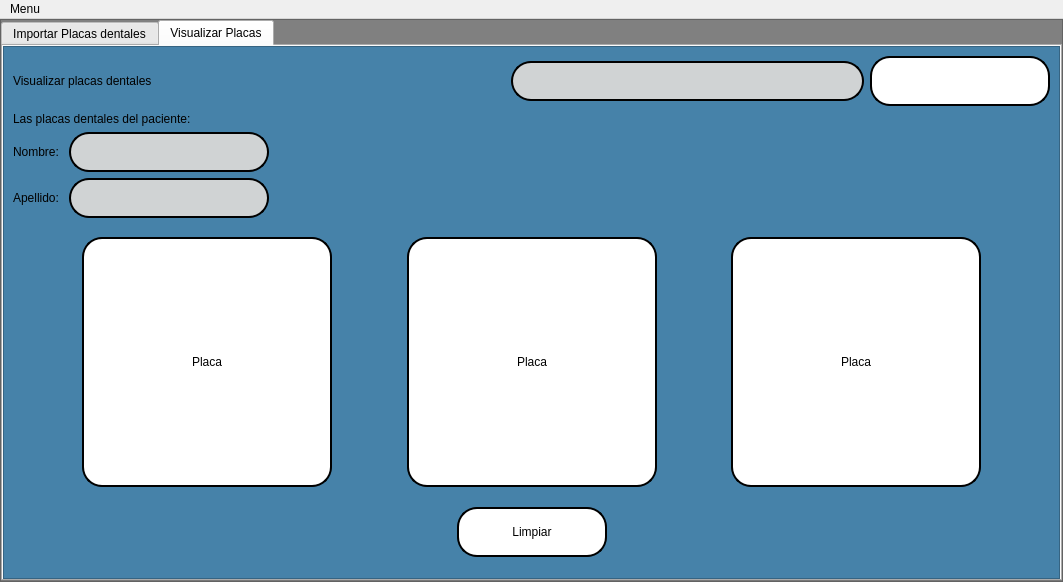
<?xml version="1.0" encoding="UTF-8"?>
<ui version="4.0">
 <class>placas</class>
 <widget class="QMainWindow" name="placas">
  <property name="geometry">
   <rect>
    <x>0</x>
    <y>0</y>
    <width>1063</width>
    <height>582</height>
   </rect>
  </property>
  <property name="windowTitle">
   <string>MainWindow</string>
  </property>
  <widget class="QWidget" name="centralwidget">
   <layout class="QVBoxLayout" name="verticalLayout">
    <property name="spacing">
     <number>0</number>
    </property>
    <property name="leftMargin">
     <number>0</number>
    </property>
    <property name="topMargin">
     <number>0</number>
    </property>
    <property name="rightMargin">
     <number>0</number>
    </property>
    <property name="bottomMargin">
     <number>0</number>
    </property>
    <item>
     <widget class="QFrame" name="frame">
      <property name="styleSheet">
       <string notr="true">QFrame{
background-color:gray;
}</string>
      </property>
      <property name="frameShape">
       <enum>QFrame::StyledPanel</enum>
      </property>
      <property name="frameShadow">
       <enum>QFrame::Raised</enum>
      </property>
      <layout class="QVBoxLayout" name="verticalLayout_2">
       <property name="spacing">
        <number>0</number>
       </property>
       <property name="leftMargin">
        <number>0</number>
       </property>
       <property name="topMargin">
        <number>0</number>
       </property>
       <property name="rightMargin">
        <number>0</number>
       </property>
       <property name="bottomMargin">
        <number>0</number>
       </property>
       <item>
        <widget class="QTabWidget" name="tabWidget">
         <property name="currentIndex">
          <number>1</number>
         </property>
         <widget class="QWidget" name="tab">
          <attribute name="title">
           <string>Importar Placas dentales</string>
          </attribute>
          <layout class="QVBoxLayout" name="verticalLayout_3">
           <property name="spacing">
            <number>0</number>
           </property>
           <property name="leftMargin">
            <number>0</number>
           </property>
           <property name="topMargin">
            <number>0</number>
           </property>
           <property name="rightMargin">
            <number>0</number>
           </property>
           <property name="bottomMargin">
            <number>0</number>
           </property>
           <item>
            <widget class="QFrame" name="frame_7">
             <property name="styleSheet">
              <string notr="true">QFrame{
background-color:rgb(70, 130, 169);
	font: 12pt &quot;Microsoft Sans Serif&quot;;
}
QTableWidget{
color:rgb(0,0,0);
gridline-color:rgb(0,206,151);
font-size:12pt;
}
QHeaderView::section{
background-color:rgb(0,206,151);
border:1px solid rgb(0,0,0);
font-size:12pt;
}
QTbaleWidget QTableCornerButton::section{
background-color:rgb(0,0,0);
border:1px solid  rgb(0,206,151);
}
QLineEdit{
border:2px solid rgb(0,0,0);
border-radius:20px;
background-color:#D0D3D4;
	font: 12pt &quot;Microsoft Sans Serif&quot;;
}
QPushButton{
border-radius:20px;
border:2px solid rgb(0,0,0);
background-color:white;
}
QPushButton:hover{
	background-color:#CB4335;
}</string>
             </property>
             <property name="frameShape">
              <enum>QFrame::StyledPanel</enum>
             </property>
             <property name="frameShadow">
              <enum>QFrame::Raised</enum>
             </property>
             <layout class="QVBoxLayout" name="verticalLayout_7">
              <item>
               <layout class="QHBoxLayout" name="horizontalLayout_19">
                <item>
                 <widget class="QLabel" name="title_3">
                  <property name="text">
                   <string>Importar placas dentales</string>
                  </property>
                 </widget>
                </item>
                <item>
                 <spacer name="horizontalSpacer_17">
                  <property name="orientation">
                   <enum>Qt::Horizontal</enum>
                  </property>
                  <property name="sizeHint" stdset="0">
                   <size>
                    <width>40</width>
                    <height>20</height>
                   </size>
                  </property>
                 </spacer>
                </item>
                <item>
                 <widget class="QLineEdit" name="in_busqueda">
                  <property name="minimumSize">
                   <size>
                    <width>0</width>
                    <height>40</height>
                   </size>
                  </property>
                 </widget>
                </item>
                <item>
                 <widget class="QPushButton" name="btn_buscar">
                  <property name="minimumSize">
                   <size>
                    <width>180</width>
                    <height>50</height>
                   </size>
                  </property>
                  <property name="maximumSize">
                   <size>
                    <width>180</width>
                    <height>16777215</height>
                   </size>
                  </property>
                  <property name="styleSheet">
                   <string notr="true"/>
                  </property>
                  <property name="text">
                   <string/>
                  </property>
                  <property name="icon">
                   <iconset>
                    <normaloff>../../../../Desktop/PROYECTO/project/interfaces/ELEMENTOS GRAFICOS/buscar.png</normaloff>../../../../Desktop/PROYECTO/project/interfaces/ELEMENTOS GRAFICOS/buscar.png</iconset>
                  </property>
                  <property name="iconSize">
                   <size>
                    <width>30</width>
                    <height>30</height>
                   </size>
                  </property>
                 </widget>
                </item>
               </layout>
              </item>
              <item>
               <layout class="QHBoxLayout" name="horizontalLayout_20">
                <item>
                 <layout class="QVBoxLayout" name="verticalLayout_23">
                  <item>
                   <layout class="QHBoxLayout" name="horizontalLayout_21">
                    <item>
                     <widget class="QLabel" name="lbl_name_3">
                      <property name="minimumSize">
                       <size>
                        <width>50</width>
                        <height>0</height>
                       </size>
                      </property>
                      <property name="text">
                       <string>Nombre:</string>
                      </property>
                     </widget>
                    </item>
                    <item>
                     <widget class="QLineEdit" name="in_name">
                      <property name="minimumSize">
                       <size>
                        <width>200</width>
                        <height>40</height>
                       </size>
                      </property>
                      <property name="maximumSize">
                       <size>
                        <width>200</width>
                        <height>40</height>
                       </size>
                      </property>
                     </widget>
                    </item>
                    <item>
                     <spacer name="horizontalSpacer_18">
                      <property name="orientation">
                       <enum>Qt::Horizontal</enum>
                      </property>
                      <property name="sizeHint" stdset="0">
                       <size>
                        <width>40</width>
                        <height>20</height>
                       </size>
                      </property>
                     </spacer>
                    </item>
                   </layout>
                  </item>
                  <item>
                   <layout class="QHBoxLayout" name="horizontalLayout_22">
                    <item>
                     <widget class="QLabel" name="lbl_apell_3">
                      <property name="minimumSize">
                       <size>
                        <width>50</width>
                        <height>0</height>
                       </size>
                      </property>
                      <property name="text">
                       <string>Apellido:</string>
                      </property>
                     </widget>
                    </item>
                    <item>
                     <widget class="QLineEdit" name="in_apell">
                      <property name="minimumSize">
                       <size>
                        <width>200</width>
                        <height>40</height>
                       </size>
                      </property>
                      <property name="maximumSize">
                       <size>
                        <width>200</width>
                        <height>40</height>
                       </size>
                      </property>
                     </widget>
                    </item>
                    <item>
                     <spacer name="horizontalSpacer_19">
                      <property name="orientation">
                       <enum>Qt::Horizontal</enum>
                      </property>
                      <property name="sizeHint" stdset="0">
                       <size>
                        <width>40</width>
                        <height>20</height>
                       </size>
                      </property>
                     </spacer>
                    </item>
                   </layout>
                  </item>
                 </layout>
                </item>
                <item>
                 <spacer name="horizontalSpacer_20">
                  <property name="orientation">
                   <enum>Qt::Horizontal</enum>
                  </property>
                  <property name="sizeHint" stdset="0">
                   <size>
                    <width>40</width>
                    <height>20</height>
                   </size>
                  </property>
                 </spacer>
                </item>
               </layout>
              </item>
              <item>
               <layout class="QHBoxLayout" name="horizontalLayout_3">
                <item>
                 <layout class="QVBoxLayout" name="verticalLayout_5">
                  <item>
                   <layout class="QHBoxLayout" name="horizontalLayout_2">
                    <item>
                     <spacer name="horizontalSpacer_21">
                      <property name="orientation">
                       <enum>Qt::Horizontal</enum>
                      </property>
                      <property name="sizeHint" stdset="0">
                       <size>
                        <width>40</width>
                        <height>20</height>
                       </size>
                      </property>
                     </spacer>
                    </item>
                    <item>
                     <widget class="QLabel" name="img1">
                      <property name="minimumSize">
                       <size>
                        <width>250</width>
                        <height>250</height>
                       </size>
                      </property>
                      <property name="maximumSize">
                       <size>
                        <width>250</width>
                        <height>250</height>
                       </size>
                      </property>
                      <property name="styleSheet">
                       <string notr="true">QLabel{
background-color: rgb(255, 255, 255);
border: 2px solid  rgb(0,0,0);
border-radius:20px;
}</string>
                      </property>
                      <property name="text">
                       <string>Placa</string>
                      </property>
                      <property name="scaledContents">
                       <bool>true</bool>
                      </property>
                      <property name="alignment">
                       <set>Qt::AlignCenter</set>
                      </property>
                     </widget>
                    </item>
                    <item>
                     <spacer name="horizontalSpacer_22">
                      <property name="orientation">
                       <enum>Qt::Horizontal</enum>
                      </property>
                      <property name="sizeHint" stdset="0">
                       <size>
                        <width>40</width>
                        <height>20</height>
                       </size>
                      </property>
                     </spacer>
                    </item>
                    <item>
                     <widget class="QLabel" name="img2">
                      <property name="minimumSize">
                       <size>
                        <width>250</width>
                        <height>250</height>
                       </size>
                      </property>
                      <property name="maximumSize">
                       <size>
                        <width>250</width>
                        <height>250</height>
                       </size>
                      </property>
                      <property name="styleSheet">
                       <string notr="true">QLabel{
background-color: rgb(255, 255, 255);
border: 2px solid  rgb(0,0,0);
border-radius:20px;
}</string>
                      </property>
                      <property name="text">
                       <string>Placa</string>
                      </property>
                      <property name="scaledContents">
                       <bool>true</bool>
                      </property>
                      <property name="alignment">
                       <set>Qt::AlignCenter</set>
                      </property>
                     </widget>
                    </item>
                    <item>
                     <spacer name="horizontalSpacer_23">
                      <property name="orientation">
                       <enum>Qt::Horizontal</enum>
                      </property>
                      <property name="sizeHint" stdset="0">
                       <size>
                        <width>40</width>
                        <height>20</height>
                       </size>
                      </property>
                     </spacer>
                    </item>
                    <item>
                     <widget class="QLabel" name="img3">
                      <property name="minimumSize">
                       <size>
                        <width>250</width>
                        <height>250</height>
                       </size>
                      </property>
                      <property name="maximumSize">
                       <size>
                        <width>250</width>
                        <height>250</height>
                       </size>
                      </property>
                      <property name="styleSheet">
                       <string notr="true">QLabel{
background-color: rgb(255, 255, 255);
border: 2px solid  rgb(0,0,0);
border-radius:20px;
}</string>
                      </property>
                      <property name="text">
                       <string>Placa</string>
                      </property>
                      <property name="scaledContents">
                       <bool>true</bool>
                      </property>
                      <property name="alignment">
                       <set>Qt::AlignCenter</set>
                      </property>
                     </widget>
                    </item>
                    <item>
                     <spacer name="horizontalSpacer_24">
                      <property name="orientation">
                       <enum>Qt::Horizontal</enum>
                      </property>
                      <property name="sizeHint" stdset="0">
                       <size>
                        <width>40</width>
                        <height>20</height>
                       </size>
                      </property>
                     </spacer>
                    </item>
                   </layout>
                  </item>
                  <item>
                   <layout class="QHBoxLayout" name="horizontalLayout">
                    <item>
                     <spacer name="horizontalSpacer">
                      <property name="orientation">
                       <enum>Qt::Horizontal</enum>
                      </property>
                      <property name="sizeHint" stdset="0">
                       <size>
                        <width>40</width>
                        <height>20</height>
                       </size>
                      </property>
                     </spacer>
                    </item>
                    <item>
                     <widget class="QPushButton" name="btn_import">
                      <property name="minimumSize">
                       <size>
                        <width>150</width>
                        <height>50</height>
                       </size>
                      </property>
                      <property name="maximumSize">
                       <size>
                        <width>150</width>
                        <height>50</height>
                       </size>
                      </property>
                      <property name="text">
                       <string>Importar</string>
                      </property>
                     </widget>
                    </item>
                    <item>
                     <spacer name="horizontalSpacer_3">
                      <property name="orientation">
                       <enum>Qt::Horizontal</enum>
                      </property>
                      <property name="sizeHint" stdset="0">
                       <size>
                        <width>40</width>
                        <height>20</height>
                       </size>
                      </property>
                     </spacer>
                    </item>
                   </layout>
                  </item>
                 </layout>
                </item>
                <item>
                 <layout class="QVBoxLayout" name="verticalLayout_6">
                  <item>
                   <widget class="QLabel" name="label_13">
                    <property name="minimumSize">
                     <size>
                      <width>100</width>
                      <height>20</height>
                     </size>
                    </property>
                    <property name="maximumSize">
                     <size>
                      <width>250</width>
                      <height>20</height>
                     </size>
                    </property>
                    <property name="styleSheet">
                     <string notr="true">QLabel{
border:0px;
}</string>
                    </property>
                    <property name="text">
                     <string>Controles</string>
                    </property>
                    <property name="alignment">
                     <set>Qt::AlignCenter</set>
                    </property>
                   </widget>
                  </item>
                  <item>
                   <spacer name="verticalSpacer_17">
                    <property name="orientation">
                     <enum>Qt::Vertical</enum>
                    </property>
                    <property name="sizeHint" stdset="0">
                     <size>
                      <width>20</width>
                      <height>40</height>
                     </size>
                    </property>
                   </spacer>
                  </item>
                  <item>
                   <widget class="QPushButton" name="btn_agg">
                    <property name="minimumSize">
                     <size>
                      <width>150</width>
                      <height>50</height>
                     </size>
                    </property>
                    <property name="maximumSize">
                     <size>
                      <width>150</width>
                      <height>50</height>
                     </size>
                    </property>
                    <property name="text">
                     <string>Agendar</string>
                    </property>
                   </widget>
                  </item>
                  <item>
                   <spacer name="verticalSpacer_18">
                    <property name="orientation">
                     <enum>Qt::Vertical</enum>
                    </property>
                    <property name="sizeHint" stdset="0">
                     <size>
                      <width>20</width>
                      <height>40</height>
                     </size>
                    </property>
                   </spacer>
                  </item>
                  <item>
                   <widget class="QPushButton" name="btn_edit">
                    <property name="minimumSize">
                     <size>
                      <width>150</width>
                      <height>50</height>
                     </size>
                    </property>
                    <property name="maximumSize">
                     <size>
                      <width>150</width>
                      <height>50</height>
                     </size>
                    </property>
                    <property name="text">
                     <string>Editar</string>
                    </property>
                   </widget>
                  </item>
                  <item>
                   <spacer name="verticalSpacer_19">
                    <property name="orientation">
                     <enum>Qt::Vertical</enum>
                    </property>
                    <property name="sizeHint" stdset="0">
                     <size>
                      <width>20</width>
                      <height>40</height>
                     </size>
                    </property>
                   </spacer>
                  </item>
                  <item>
                   <widget class="QPushButton" name="btn_clear">
                    <property name="minimumSize">
                     <size>
                      <width>150</width>
                      <height>50</height>
                     </size>
                    </property>
                    <property name="maximumSize">
                     <size>
                      <width>150</width>
                      <height>50</height>
                     </size>
                    </property>
                    <property name="text">
                     <string>Limpiar</string>
                    </property>
                   </widget>
                  </item>
                  <item>
                   <spacer name="verticalSpacer_20">
                    <property name="orientation">
                     <enum>Qt::Vertical</enum>
                    </property>
                    <property name="sizeHint" stdset="0">
                     <size>
                      <width>20</width>
                      <height>40</height>
                     </size>
                    </property>
                   </spacer>
                  </item>
                 </layout>
                </item>
               </layout>
              </item>
             </layout>
            </widget>
           </item>
          </layout>
         </widget>
         <widget class="QWidget" name="tab_2">
          <attribute name="title">
           <string>Visualizar Placas</string>
          </attribute>
          <layout class="QVBoxLayout" name="verticalLayout_4">
           <property name="spacing">
            <number>0</number>
           </property>
           <property name="leftMargin">
            <number>0</number>
           </property>
           <property name="topMargin">
            <number>0</number>
           </property>
           <property name="rightMargin">
            <number>0</number>
           </property>
           <property name="bottomMargin">
            <number>0</number>
           </property>
           <item>
            <widget class="QFrame" name="frame_3">
             <property name="styleSheet">
              <string notr="true">QFrame{
background-color:rgb(70, 130, 169);
	font: 12pt &quot;Microsoft Sans Serif&quot;;
}
QTableWidget{
color:rgb(0,0,0);
gridline-color:rgb(0,206,151);
font-size:12pt;
}
QHeaderView::section{
background-color:rgb(0,206,151);
border:1px solid rgb(0,0,0);
font-size:12pt;
}
QTbaleWidget QTableCornerButton::section{
background-color:rgb(0,0,0);
border:1px solid  rgb(0,206,151);
}
QLineEdit{
border:2px solid rgb(0,0,0);
border-radius:20px;
background-color:#D0D3D4;
	font: 12pt &quot;Microsoft Sans Serif&quot;;
}
QPushButton{
border-radius:20px;
border:2px solid rgb(0,0,0);
background-color:white;
}
QPushButton:hover{
	background-color:#CB4335;
}</string>
             </property>
             <property name="frameShape">
              <enum>QFrame::StyledPanel</enum>
             </property>
             <property name="frameShadow">
              <enum>QFrame::Raised</enum>
             </property>
             <layout class="QVBoxLayout" name="verticalLayout_8">
              <item>
               <layout class="QHBoxLayout" name="horizontalLayout_17">
                <item>
                 <widget class="QLabel" name="title_2">
                  <property name="text">
                   <string>Visualizar placas dentales</string>
                  </property>
                 </widget>
                </item>
                <item>
                 <spacer name="horizontalSpacer_2">
                  <property name="orientation">
                   <enum>Qt::Horizontal</enum>
                  </property>
                  <property name="sizeHint" stdset="0">
                   <size>
                    <width>40</width>
                    <height>20</height>
                   </size>
                  </property>
                 </spacer>
                </item>
                <item>
                 <widget class="QLineEdit" name="in_busqueda_2">
                  <property name="minimumSize">
                   <size>
                    <width>0</width>
                    <height>40</height>
                   </size>
                  </property>
                 </widget>
                </item>
                <item>
                 <widget class="QPushButton" name="btn_buscar_2">
                  <property name="minimumSize">
                   <size>
                    <width>180</width>
                    <height>50</height>
                   </size>
                  </property>
                  <property name="maximumSize">
                   <size>
                    <width>180</width>
                    <height>16777215</height>
                   </size>
                  </property>
                  <property name="styleSheet">
                   <string notr="true"/>
                  </property>
                  <property name="text">
                   <string/>
                  </property>
                  <property name="icon">
                   <iconset>
                    <normaloff>../../../../Desktop/PROYECTO/project/interfaces/ELEMENTOS GRAFICOS/buscar.png</normaloff>../../../../Desktop/PROYECTO/project/interfaces/ELEMENTOS GRAFICOS/buscar.png</iconset>
                  </property>
                  <property name="iconSize">
                   <size>
                    <width>30</width>
                    <height>30</height>
                   </size>
                  </property>
                 </widget>
                </item>
               </layout>
              </item>
              <item>
               <layout class="QVBoxLayout" name="verticalLayout_15">
                <item>
                 <widget class="QLabel" name="label_8">
                  <property name="text">
                   <string>Las placas dentales del paciente:</string>
                  </property>
                 </widget>
                </item>
                <item>
                 <layout class="QVBoxLayout" name="verticalLayout_14">
                  <item>
                   <layout class="QHBoxLayout" name="horizontalLayout_5">
                    <item>
                     <widget class="QLabel" name="lbl_name_2">
                      <property name="minimumSize">
                       <size>
                        <width>50</width>
                        <height>0</height>
                       </size>
                      </property>
                      <property name="text">
                       <string>Nombre:</string>
                      </property>
                     </widget>
                    </item>
                    <item>
                     <widget class="QLineEdit" name="in_name_2">
                      <property name="minimumSize">
                       <size>
                        <width>200</width>
                        <height>40</height>
                       </size>
                      </property>
                      <property name="maximumSize">
                       <size>
                        <width>200</width>
                        <height>40</height>
                       </size>
                      </property>
                     </widget>
                    </item>
                    <item>
                     <spacer name="horizontalSpacer_13">
                      <property name="orientation">
                       <enum>Qt::Horizontal</enum>
                      </property>
                      <property name="sizeHint" stdset="0">
                       <size>
                        <width>40</width>
                        <height>20</height>
                       </size>
                      </property>
                     </spacer>
                    </item>
                   </layout>
                  </item>
                  <item>
                   <layout class="QHBoxLayout" name="horizontalLayout_13">
                    <item>
                     <widget class="QLabel" name="lbl_apell_2">
                      <property name="minimumSize">
                       <size>
                        <width>50</width>
                        <height>0</height>
                       </size>
                      </property>
                      <property name="text">
                       <string>Apellido:</string>
                      </property>
                     </widget>
                    </item>
                    <item>
                     <widget class="QLineEdit" name="in_apell_2">
                      <property name="minimumSize">
                       <size>
                        <width>200</width>
                        <height>40</height>
                       </size>
                      </property>
                      <property name="maximumSize">
                       <size>
                        <width>200</width>
                        <height>40</height>
                       </size>
                      </property>
                     </widget>
                    </item>
                    <item>
                     <spacer name="horizontalSpacer_16">
                      <property name="orientation">
                       <enum>Qt::Horizontal</enum>
                      </property>
                      <property name="sizeHint" stdset="0">
                       <size>
                        <width>40</width>
                        <height>20</height>
                       </size>
                      </property>
                     </spacer>
                    </item>
                   </layout>
                  </item>
                 </layout>
                </item>
               </layout>
              </item>
              <item>
               <spacer name="verticalSpacer_6">
                <property name="orientation">
                 <enum>Qt::Vertical</enum>
                </property>
                <property name="sizeHint" stdset="0">
                 <size>
                  <width>20</width>
                  <height>40</height>
                 </size>
                </property>
               </spacer>
              </item>
              <item>
               <layout class="QHBoxLayout" name="horizontalLayout_11">
                <item>
                 <spacer name="horizontalSpacer_12">
                  <property name="orientation">
                   <enum>Qt::Horizontal</enum>
                  </property>
                  <property name="sizeHint" stdset="0">
                   <size>
                    <width>40</width>
                    <height>20</height>
                   </size>
                  </property>
                 </spacer>
                </item>
                <item>
                 <widget class="QLabel" name="img4">
                  <property name="minimumSize">
                   <size>
                    <width>250</width>
                    <height>250</height>
                   </size>
                  </property>
                  <property name="maximumSize">
                   <size>
                    <width>250</width>
                    <height>250</height>
                   </size>
                  </property>
                  <property name="styleSheet">
                   <string notr="true">QLabel{
background-color: rgb(255, 255, 255);
border: 2px solid  rgb(0,0,0);
border-radius:20px;
}</string>
                  </property>
                  <property name="text">
                   <string>Placa</string>
                  </property>
                  <property name="scaledContents">
                   <bool>true</bool>
                  </property>
                  <property name="alignment">
                   <set>Qt::AlignCenter</set>
                  </property>
                 </widget>
                </item>
                <item>
                 <spacer name="horizontalSpacer_10">
                  <property name="orientation">
                   <enum>Qt::Horizontal</enum>
                  </property>
                  <property name="sizeHint" stdset="0">
                   <size>
                    <width>40</width>
                    <height>20</height>
                   </size>
                  </property>
                 </spacer>
                </item>
                <item>
                 <widget class="QLabel" name="img5">
                  <property name="minimumSize">
                   <size>
                    <width>250</width>
                    <height>250</height>
                   </size>
                  </property>
                  <property name="maximumSize">
                   <size>
                    <width>250</width>
                    <height>250</height>
                   </size>
                  </property>
                  <property name="styleSheet">
                   <string notr="true">QLabel{
background-color: rgb(255, 255, 255);
border: 2px solid  rgb(0,0,0);
border-radius:20px;
}</string>
                  </property>
                  <property name="text">
                   <string>Placa</string>
                  </property>
                  <property name="scaledContents">
                   <bool>true</bool>
                  </property>
                  <property name="alignment">
                   <set>Qt::AlignCenter</set>
                  </property>
                 </widget>
                </item>
                <item>
                 <spacer name="horizontalSpacer_11">
                  <property name="orientation">
                   <enum>Qt::Horizontal</enum>
                  </property>
                  <property name="sizeHint" stdset="0">
                   <size>
                    <width>40</width>
                    <height>20</height>
                   </size>
                  </property>
                 </spacer>
                </item>
                <item>
                 <widget class="QLabel" name="img6">
                  <property name="minimumSize">
                   <size>
                    <width>250</width>
                    <height>250</height>
                   </size>
                  </property>
                  <property name="maximumSize">
                   <size>
                    <width>250</width>
                    <height>250</height>
                   </size>
                  </property>
                  <property name="styleSheet">
                   <string notr="true">QLabel{
background-color: rgb(255, 255, 255);
border: 2px solid  rgb(0,0,0);
border-radius:20px;
}</string>
                  </property>
                  <property name="text">
                   <string>Placa</string>
                  </property>
                  <property name="scaledContents">
                   <bool>true</bool>
                  </property>
                  <property name="alignment">
                   <set>Qt::AlignCenter</set>
                  </property>
                 </widget>
                </item>
                <item>
                 <spacer name="horizontalSpacer_15">
                  <property name="orientation">
                   <enum>Qt::Horizontal</enum>
                  </property>
                  <property name="sizeHint" stdset="0">
                   <size>
                    <width>40</width>
                    <height>20</height>
                   </size>
                  </property>
                 </spacer>
                </item>
               </layout>
              </item>
              <item>
               <spacer name="verticalSpacer_11">
                <property name="orientation">
                 <enum>Qt::Vertical</enum>
                </property>
                <property name="sizeHint" stdset="0">
                 <size>
                  <width>20</width>
                  <height>40</height>
                 </size>
                </property>
               </spacer>
              </item>
              <item>
               <layout class="QHBoxLayout" name="horizontalLayout_4">
                <item>
                 <spacer name="horizontalSpacer_4">
                  <property name="orientation">
                   <enum>Qt::Horizontal</enum>
                  </property>
                  <property name="sizeHint" stdset="0">
                   <size>
                    <width>40</width>
                    <height>20</height>
                   </size>
                  </property>
                 </spacer>
                </item>
                <item>
                 <widget class="QPushButton" name="btn_clear_2">
                  <property name="minimumSize">
                   <size>
                    <width>150</width>
                    <height>50</height>
                   </size>
                  </property>
                  <property name="maximumSize">
                   <size>
                    <width>150</width>
                    <height>50</height>
                   </size>
                  </property>
                  <property name="text">
                   <string>Limpiar</string>
                  </property>
                 </widget>
                </item>
                <item>
                 <spacer name="horizontalSpacer_5">
                  <property name="orientation">
                   <enum>Qt::Horizontal</enum>
                  </property>
                  <property name="sizeHint" stdset="0">
                   <size>
                    <width>40</width>
                    <height>20</height>
                   </size>
                  </property>
                 </spacer>
                </item>
               </layout>
              </item>
              <item>
               <spacer name="verticalSpacer">
                <property name="orientation">
                 <enum>Qt::Vertical</enum>
                </property>
                <property name="sizeHint" stdset="0">
                 <size>
                  <width>20</width>
                  <height>39</height>
                 </size>
                </property>
               </spacer>
              </item>
             </layout>
            </widget>
           </item>
          </layout>
         </widget>
        </widget>
       </item>
      </layout>
     </widget>
    </item>
   </layout>
  </widget>
  <widget class="QMenuBar" name="menubar">
   <property name="geometry">
    <rect>
     <x>0</x>
     <y>0</y>
     <width>1063</width>
     <height>21</height>
    </rect>
   </property>
   <widget class="QMenu" name="menuMenu">
    <property name="title">
     <string>Menu</string>
    </property>
    <addaction name="actionSalir"/>
    <addaction name="actionVolver_al_menu_principal"/>
   </widget>
   <addaction name="menuMenu"/>
  </widget>
  <action name="actionSalir">
   <property name="text">
    <string>Salir</string>
   </property>
  </action>
  <action name="actionVolver_al_menu_principal">
   <property name="text">
    <string>Volver al menu principal</string>
   </property>
  </action>
 </widget>
 <resources/>
 <connections/>
</ui>
